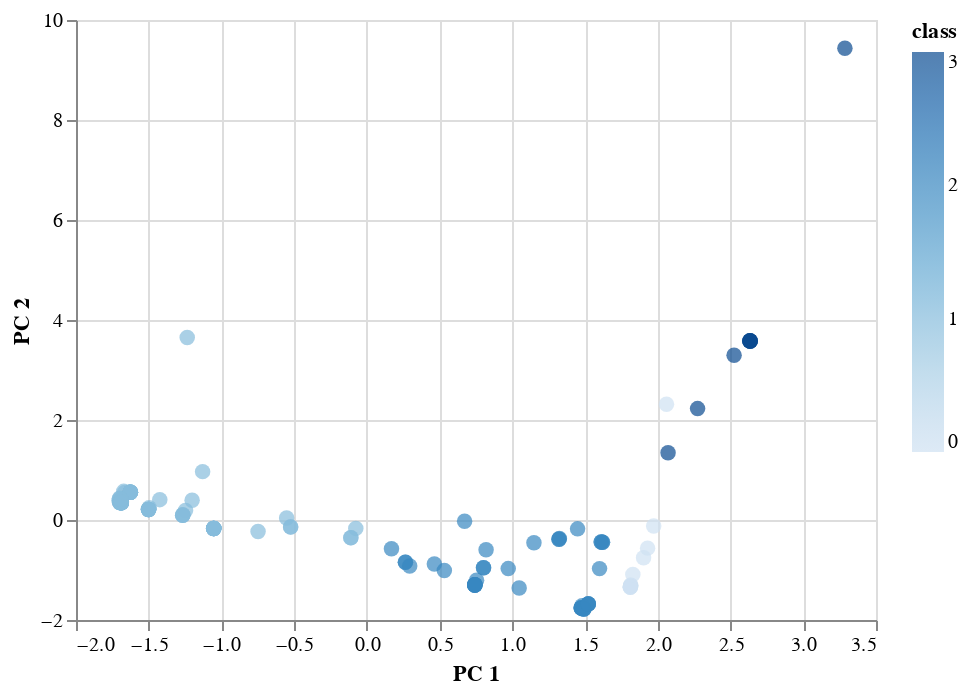

Notebook source saved alongside this figure:
### Code cell
# Display coin class based on PC 1 & PC 2
alt.Chart(crypto_df_with_class).mark_circle(size=60).encode(
    x="PC 1",
    y="PC 2",
    tooltip=["CoinName", "Algorithm", "TotalCoinsMined", "CirculatingSupply"],
    color="class",
).interactive()

### Figure 1 — Vega-Lite specification as saved in the notebook (floating-point values rounded to 4 significant figures; data arrays with more than 128 entries replaced by an {"elided": "..."} marker saying what was removed)
{"config": {"view": {"continuousWidth": 400, "continuousHeight": 300}}, "data": {"name": "data-79c23c6f4c52667f203855b593d0c554"}, "mark": {"type": "circle", "size": 60}, "encoding": {"color": {"field": "class", "type": "quantitative"}, "tooltip": [{"field": "CoinName", "type": "nominal"}, {"field": "Algorithm", "type": "nominal"}, {"field": "TotalCoinsMined", "type": "quantitative"}, {"field": "CirculatingSupply", "type": "quantitative"}], "x": {"field": "PC 1", "type": "quantitative"}, "y": {"field": "PC 2", "type": "quantitative"}}, "selection": {"selector002": {"type": "interval", "bind": "scales", "encodings": ["x", "y"]}}, "$schema": "https://vega.github.io/schema/vega-lite/v4.17.0.json", "datasets": {"data-79c23c6f4c52667f203855b593d0c554": {"elided": "134 records"}}}
